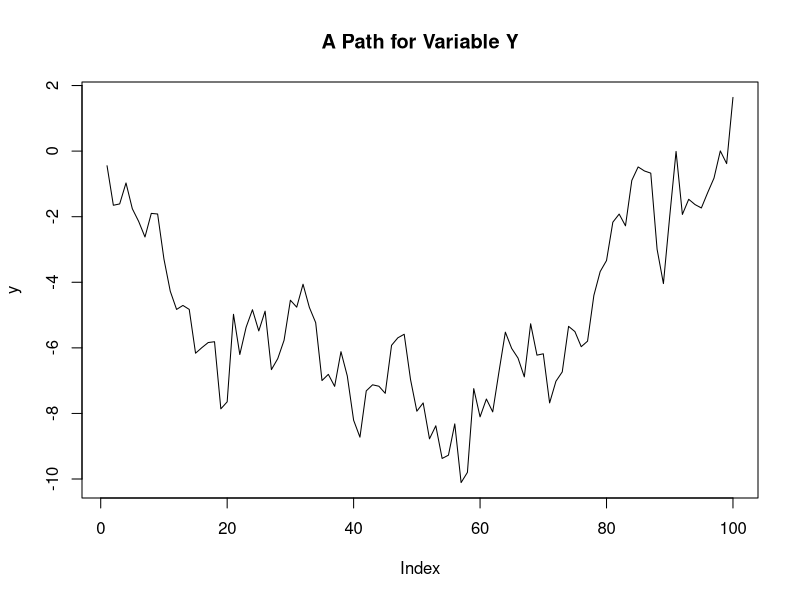
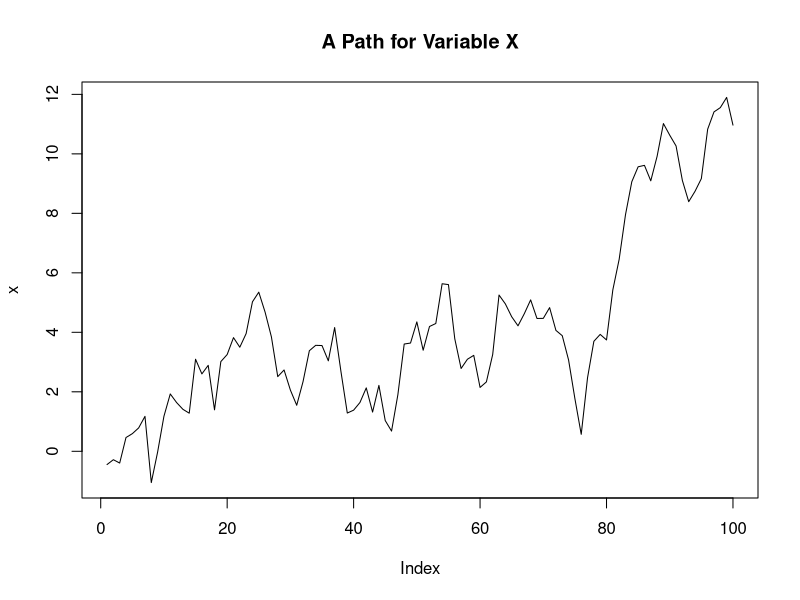
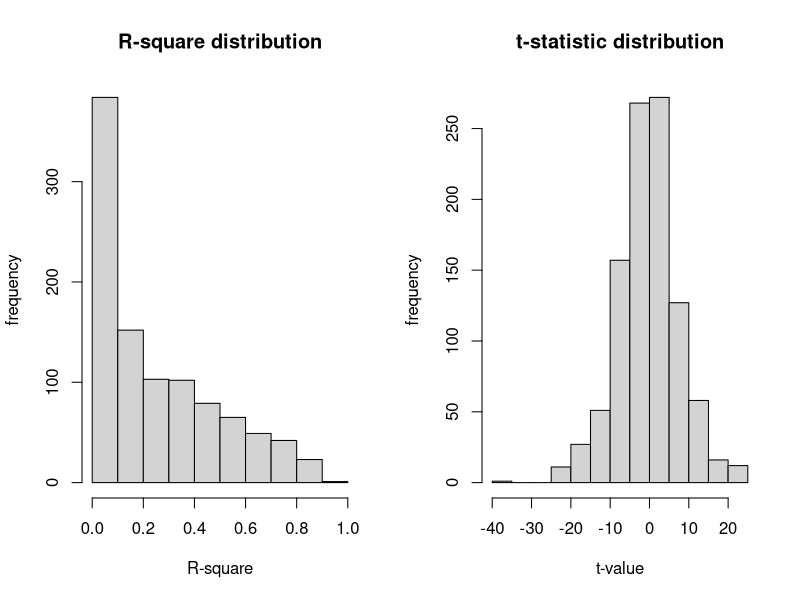
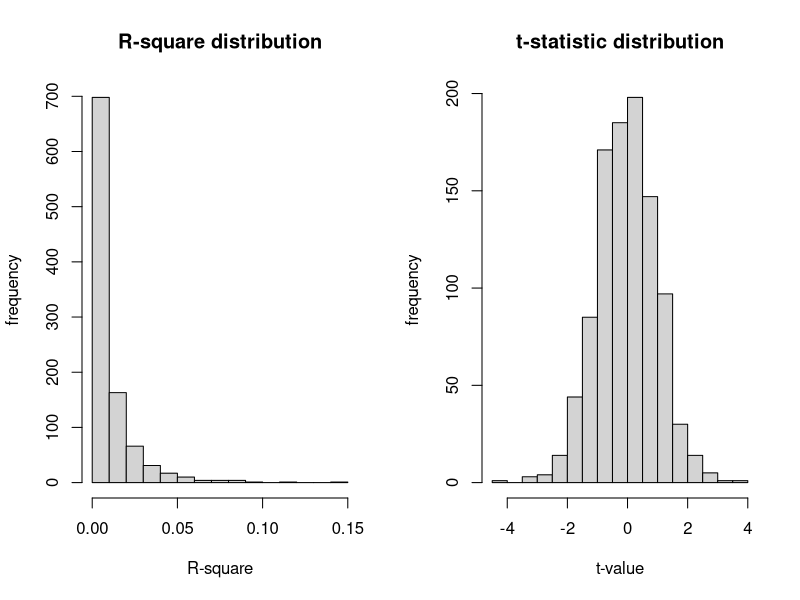

Source code (R) for these figures, in order:


## Problem: Spurious regression using Monte Carlo Experiment (Q1 ~ Q7) =====================================
# Initialize the seed, helpful for replication
rm(list = ls()); set.seed(1000)

# Q1 =========================================================================================================
T = 100
e = rnorm(T)
y = matrix(c(rep(0,1*T)), nrow = T, ncol = 1)
y[1] = e[1]
for(i in 2:T) {
  y[i] = y[i-1] + e[i]
}
dev.new(noRStudioGD = TRUE)
plot(y, type = 'l')
title('A Path for Variable Y')

# Q2 =========================================================================================================
a = rnorm(T)
x = matrix(c(rep(0,1*T)), nrow = T, ncol = 1)
x[1] = e[1]
for(i in 2:T) {
  x[i]=x[i-1]+a[i]
}
dev.new(noRStudioGD = TRUE)
plot(x,type='l')
title('A Path for Variable X')
graphics.off()

# Q3 =========================================================================================================
summary(lm(y~x))

# Q4 =========================================================================================================
summary(lm(y~x))$r.squared

# Q5 & Q6 ====================================================================================================
set.seed(1000)
nobs  = 100  # number of observation, change the number to 50 and 200 for Question 6
niter = 1000 # number of iteration
phi_y = 1    # coefficient of y
phi_x = 1    # coefficient of x

## create matrices to store relevant info
beta    = matrix(c(rep(0,2*niter)), nrow=2, ncol=niter) # creating matrix for coefficients
tstat   = matrix(c(rep(0,2*niter)), nrow=2, ncol=niter) # creating matrix for t-statistics
rsquare = matrix(c(rep(0,1*niter))) # creating r square matrix

for(i in 1:niter) {
  ## creates the data (points i and ii)
  e = matrix(c(rnorm(nobs))) # data generating e
  a = matrix(c(rnorm(nobs))) # data generating a     
  y = matrix(c(rnorm(nobs)))*0
  x = matrix(c(rnorm(nobs)))*0
  y[1,1] = e[1,1] # starting point for y
  x[1,1] = a[1,1] # starting point for x
  
  for(j in 2:nobs) {
    y[j,1] = phi_y*y[j-1,1] + e[j,1]
    x[j,1] = phi_x*x[j-1,1] + a[j,1]
  }
  
  ## runs a regression on a created data and stores the outcomes
  lmcoef = matrix(coef(summary(lm(y~x))), ncol=4, nrow=2)
  beta[1,i]  = lmcoef[1,1]
  beta[2,i]  = lmcoef[2,1]
  tstat[1,i] = lmcoef[1,3]
  tstat[2,i] = lmcoef[2,3]
  rsquare[i,1] = summary(lm(y~x))$r.squared
}

## construct the histograms for R^2 and t-stats
dev.new(noRStudioGD = TRUE)
par(mfrow=c(1,2))
hist(rsquare, main="R-square distribution", xlab="R-square", ylab="frequency")
hist(tstat[2,], main="t-statistic distribution", xlab="t-value", ylab="frequency")

## get the 5, 50 and 95th percentiles
quantile(tstat[2,], c(.05, .50, .95)) 
quantile(rsquare, c(.05, .50, .95)) 

## calculate the rejection rate with 1.96 critical value
rej = abs(tstat[2,])>1.96
fracofrej = sum(rej)/niter
fracofrej

## In the benchmark case, when T = 100, the rejection given the seed of this code is 0.775,
## as T increases the rejection frequency increases.

## The quantiles of the R^2 do not seem to change as the sample size changes. However the
## distribution of the t-statistic becomes more dispersed. In the limit as T grows large, the
## fraction of the t-statistics that exceed 1.96 in absolute values seems to approach 1.0.

# Q7 =========================================================================================================
rm(list = ls()); set.seed(1000)
nobs  = 100;  # number of observation, change the number to 50 and 200 
niter = 1000; # number of iteration

## create matrices to store relevant info
beta    = matrix(c(rep(0,2*niter)), nrow=2, ncol=niter) # creating matrix for coefficients
tstat   = matrix(c(rep(0,2*niter)), nrow=2, ncol=niter) # creating matrix for t-statistics
rsquare = matrix(c(rep(0,1*niter)));  # creating r square matrix

for(i in 1:niter) {
  ## creates the data (points i and ii)
  e = matrix(c(rnorm(nobs))) # data generating e
  a = matrix(c(rnorm(nobs))) # data generating a     
  y = matrix(c(rnorm(nobs)))*0
  x = matrix(c(rnorm(nobs)))*0
  y[1,1] = e[1,1] # starting point for y
  x[1,1] = a[1,1] # starting point for x
  
  for(j in 2:nobs) {
    y[j,1] = e[j,1]
    x[j,1] = a[j,1]
  }
  
  ## runs a regression on a created data and stores the outcomes
  lmcoef = matrix(coef(summary(lm(y~x))), ncol=4, nrow=2)
  beta[1,i] = lmcoef[1,1]
  beta[2,i] = lmcoef[2,1]
  tstat[1,i] = lmcoef[1,3]
  tstat[2,i] = lmcoef[2,3]
  rsquare[i,1] = summary(lm(y~x))$r.squared
}

## construct the histograms for R^2 and t-stats
dev.new(noRStudioGD = TRUE)
par(mfrow=c(1,2))
hist(rsquare, main="R-square distribution", xlab="R-square", ylab="frequency")
hist(tstat[2,], main="t-statistic distribution", xlab="t-value", ylab="frequency")

## get the 5, 50 and 95th percentiles
quantile(tstat[2,], c(.05, .50, .95)) 
quantile(rsquare, c(.05, .50, .95)) 

#### calculate the rejection rate with 1.96 critical value
rej = abs(tstat[2,])>1.96
fracofrej = sum(rej)/niter
fracofrej

# The rejection rate with 1.96 critical value is 0.043 when T=100.
# Change the sample size with T=50 (T=200) and repeat. 
# The rejection rate is 0.058 when T = 50, and is 0.066 when T = 200. 
# If you run it for larger samples and more iterations you will get closer to 0.05. 
# The behavior of R-square does not change, so the issue is not with the point estimates, 
# but rather with the t-stats and its asymptotic distribution.
